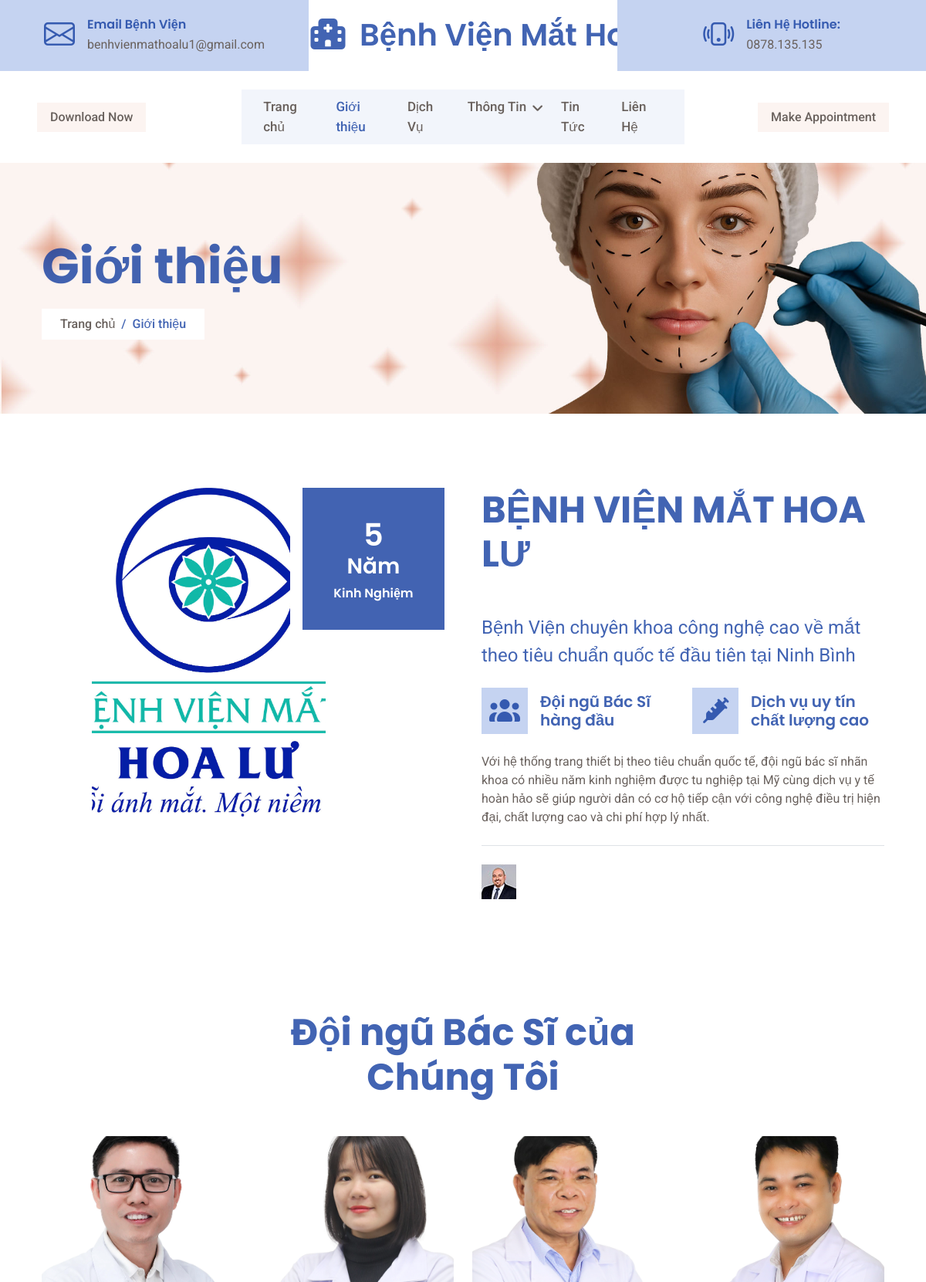
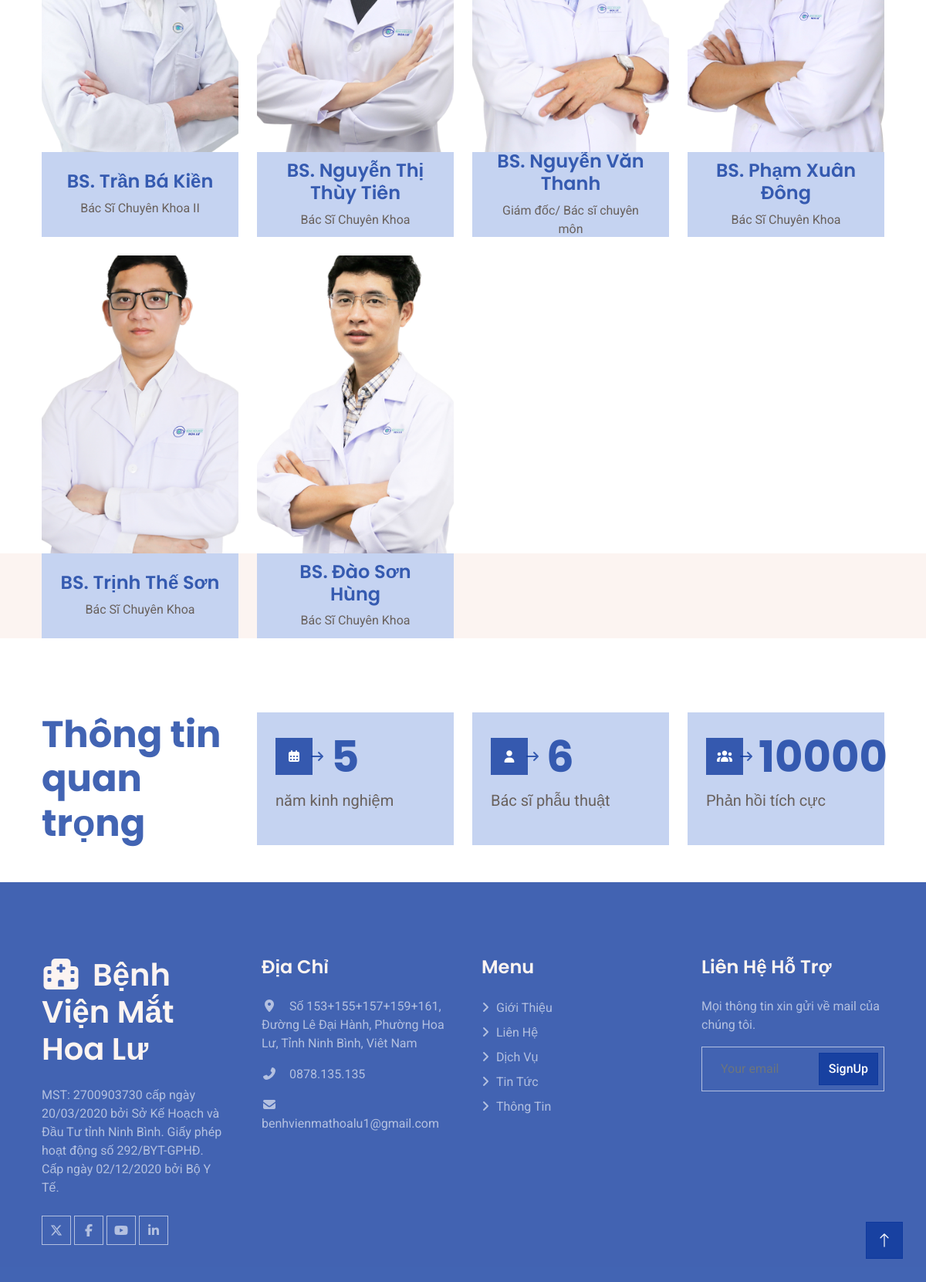
Page /about.php on the committed database (2 pictures, top to bottom).
### tables this page shows
CREATE TABLE `nhanvien` (
  `id_nv` int(10) NOT NULL,
  `tennhanvien` varchar(255) NOT NULL,
  `chucvu` varchar(255) NOT NULL,
  `gioitinh` varchar(50) NOT NULL,
  `img_nv` varchar(255) NOT NULL
);

### about.php (the view, shortened to what this page needs)
<?php
require "./header.php";
include "./admin/login.php";
?>
<body>
  <?php include "./container_header.php"?>
    <nav class="navbar navbar-expand-lg bg-white navbar-light sticky-top py-4 px-4 px-lg-5">
        <div class="d-none d-lg-flex w-25">
            <a href="https://themewagon.com/themes/plasery" class="btn btn-light px-3">Download Now</a>
        </div>
        <div class="collapse navbar-collapse" id="navbarCollapse">
           <div class="navbar-nav mx-auto py-3 py-lg-0 px-3" style="background-color: #f2f5fb !important;">
                <a href="index.php" class="nav-item nav-link">Trang chủ</a>
                <a href="about.php" class="nav-item nav-link active">Giới thiệu</a>
                <a href="service.php" class="nav-item nav-link">Dịch Vụ</a>
                <div class="nav-item dropdown">
                    <a href="#" class="nav-link dropdown-toggle" data-bs-toggle="dropdown">Thông Tin</a>
                </div>
                <a href="service.php" class="nav-item nav-link">Tin Tức</a>
                <a href="contact.php" class="nav-item nav-link">Liên Hệ</a>
            </div>
        </div>
        <div class="d-none d-lg-block w-25 text-end">
            <a href="#" class="btn btn-light px-3">Make Appointment</a>
        </div>
    </nav>
    <div class="container-fluid page-header py-5 mb-5 wow fadeIn" data-wow-delay="0.1s">
        <div class="container py-5">
            <h1 class="display-3 mb-3">Giới thiệu</h1>
            <nav aria-label="breadcrumb">
                <ol class="breadcrumb d-inline-flex justify-content-start bg-white px-4 py-2 mb-0">
                    <li class="breadcrumb-item"><a href="#">Trang chủ</a></li>
                    <li class="breadcrumb-item active" aria-current="page">Giới thiệu</li>
                </ol>
            </nav>
        </div>
    </div>
    <div class="container-xxl py-5">
        <div class="container">
            <div class="row g-5">
                <div class="col-lg-6 wow fadeInUp" data-wow-delay="0.1s">
                    <div class="position-relative overflow-hidden h-100" style="min-height: 400px;">
                        <img class="position-absolute" src="img/logo.jpg" alt=""
                            style="object-fit: cover;
                            width: 58%;
                                height: 80%;
                                margin-left: 65px;">
                        <div class="position-absolute top-0 end-0 bg-white ps-3 pb-3"
                            style="width: 200px; height: 200px;">
                            <div class="d-flex flex-column justify-content-center text-center bg-primary h-100 p-3">
                                <h1 class="text-white mb-0" data-toggle="counter-up">5</h1>
                                <h3 style="color: #fff;">Năm</h3>
                                <h6 class="mb-0" style="color: #fff;">Kinh Nghiệm</h6>
                            </div>
                        </div>
                    </div>
                </div>
                <div class="col-lg-6 wow fadeInUp" data-wow-delay="0.5s">
                    <div class="h-100">
                        <h1 class="display-5 mb-5">BỆNH VIỆN MẮT HOA LƯ</h1>
                        <p class="fs-4 text-primary mb-4">Bệnh Viện chuyên khoa công nghệ cao về mắt theo tiêu chuẩn quốc tế đầu tiên tại Ninh Bình</p>
                        <div class="row g-4 mb-4">
                            <div class="col-sm-6">
                                <div class="d-flex align-items-center">
                                    <div class="flex-shrink-0 btn-lg-square bg-light text-primary me-3"
                                        style="width: 60px; height: 60px;">
                                        <i class="fa fa-users fa-2x"></i>
                                    </div>
                                    <h5 class="mb-0">Đội ngũ Bác Sĩ hàng đầu</h5>
                                </div>
                            </div>
                            <div class="col-sm-6">
                                <div class="d-flex align-items-center">
                                    <div class="flex-shrink-0 btn-lg-square bg-light text-primary me-3"
                                        style="width: 60px; height: 60px;">
                                        <i class="fa fa-syringe fa-2x"></i>
                                    </div>
                                    <h5 class="mb-0">Dịch vụ uy tín chất lượng cao</h5>
                                </div>
                            </div>
                        </div>
                        <p class="mb-4">Với hệ thống trang thiết bị theo tiêu chuẩn quốc tế, đội ngũ bác sĩ nhãn khoa có nhiều năm kinh nghiệm được tu nghiệp tại Mỹ
                            cùng dịch vụ y tế hoàn hảo sẽ giúp người dân có cơ hộ tiếp cận với công nghệ điều trị hiện đại, chất lượng cao và chi phí hợp lý nhất.</p>
                        <div class="border-top mt-4 pt-4">
                            <div class="d-flex align-items-center">
                                <img class="flex-shrink-0 me-3" src="img/profile.jpg" alt="">
                                <h5 class="mb-0" style="color: #fff;">Liên hệ chúng tôi: 0878.135.135</h5>
                            </div>
                        </div>
                    </div>
                </div>
            </div>
        </div>
    </div>
    <div class="container-fluid team py-5">
        <div class="container pt-5">
            <div class="text-center mx-auto wow fadeInUp" data-wow-delay="0.1s" style="max-width: 500px;">
                <h1 class="display-5 mb-5">Đội ngũ Bác Sĩ của Chúng Tôi</h1>
            </div>
            <div class="row g-4">
                <?php
                $sql = "select * from nhanvien";
                $result = mysqli_query($conn, $sql);
                while ($row = mysqli_fetch_assoc($result)) {
                ?>
                    <div class="col-lg-3 col-md-6 wow fadeInUp" data-wow-delay="0.3s">
                        <div class="team-item bg-light">
                            <div class="overflow-hidden">
                                <img class="img-fluid" src="img/bs/<?php echo $row['img_nv']?>" alt="">
                            </div>
                            <div class="team-text text-center px-4">
                                <h4>BS. <?php echo $row['tennhanvien']; ?></h4>
                                <span><?php echo $row['chucvu']; ?></span>
                            </div>
                        </div>
                    </div>
                <?php
                }
                ?>
            </div>
        </div>
    </div>
    <div class="container-fluid py-5">
        <div class="container">
            <div class="row g-4">
                <div class="col-md-12 col-lg-3 wow fadeInUp" data-wow-delay="0.1s">
                    <h1 class="display-5 mb-4 mb-lg-0">Thông tin quan trọng</h1>
                </div>
                <div class="col-md-4 col-lg-3 wow fadeInUp" data-wow-delay="0.3s">
                    <div class="bg-light h-100 p-4">
                        <div class="d-flex align-items-center mb-2">
                            <div class="flex-shrink-0 btn-lg-square bg-primary">
                                <i class="fa fa-calendar-alt text-white"></i>
                            </div>
                            <i class="fa fa-arrow-right text-primary ms-n1 me-2"></i>
                            <h1 class="display-4 mb-0" data-toggle="counter-up">5</h1>
                        </div>
                        <span class="fs-5">năm kinh nghiệm</span>
                    </div>
                </div>
                <div class="col-md-4 col-lg-3 wow fadeInUp" data-wow-delay="0.5s">
                    <div class="bg-light h-100 p-4">
                        <div class="d-flex align-items-center mb-2">
                            <div class="flex-shrink-0 btn-lg-square bg-primary">
                                <i class="fa fa-user text-white"></i>
                            </div>
                            <i class="fa fa-arrow-right text-primary ms-n1 me-2"></i>
                            <h1 class="display-4 mb-0" data-toggle="counter-up">6</h1>
                        </div>
                        <span class="fs-5">Bác sĩ phẫu thuật</span>
                    </div>
                </div>
                <div class="col-md-4 col-lg-3 wow fadeInUp" data-wow-delay="0.7s">
                    <div class="bg-light h-100 p-4">
                        <div class="d-flex align-items-center mb-2">
                            <div class="flex-shrink-0 btn-lg-square bg-primary">
                                <i class="fa fa-users text-white"></i>
                            </div>
                            <i class="fa fa-arrow-right text-primary ms-n1 me-2"></i>
                            <h1 class="display-4 mb-0" data-toggle="counter-up">10000</h1>
                        </div>
                        <span class="fs-5">Phản hồi tích cực</span>
                    </div>
                </div>
            </div>
        </div>
    </div>
      <?php include "./footer.php"?>
    <a href="#" class="btn btn-lg btn-primary btn-lg-square back-to-top"><i class="bi bi-arrow-up"></i></a>
</body>
</html>

### css/style.css (style rules this page uses)
.back-to-top { position: fixed; display: none; right: 30px; bottom: 30px; z-index: 99; }
.btn { transition: .5s; }
.btn.btn-primary, .btn.btn-outline-primary:hover, .btn.btn-dark, .btn.btn-outline-dark:hover { color: var(--bs-white); font-weight: 500; }
.btn-lg-square { width: 48px; height: 48px; }
.btn-square, .btn-sm-square, .btn-lg-square { padding: 0; display: flex; align-items: center; justify-content: center; font-weight: normal; }
.navbar.sticky-top { top: -100px; transition: .5s; }
.navbar .navbar-nav .nav-link { margin: 0 12px; padding: 10px 0; color: var(--bs-secondery); font-size: 17px; font-weight: 500; outline: none; }
.navbar .navbar-nav .nav-link:hover, .navbar .navbar-nav .nav-link.active { color: var(--bs-primary); }
.navbar .dropdown-toggle::after { border: none; content: "\f107"; font-family: "Font Awesome 5 Free"; font-weight: 900; vertical-align: middle; margin-left: 8px; }
.navbar .btn-light { font-weight: 500; color: var(--bs-secondery); }
.page-header { background: url(../img/hero.jpg) center right no-repeat; background-size: cover; }
.page-header .breadcrumb-item, .page-header .breadcrumb-item a { font-weight: 500; }
.page-header .breadcrumb-item a, .page-header .breadcrumb-item+.breadcrumb-item::before { color: var(--bs-secondery) }
.page-header .breadcrumb-item a:hover, .page-header .breadcrumb-item.active { color: var(--bs-primary); }
.team { position: relative; }
.team::after { position: absolute; content: ""; width: 100%; height: 110px; left: 0; bottom: 3rem; background: var(--bs-light); z-index: -1; }
.team .team-item { position: relative; overflow: hidden; }
.team .team-item img { position: relative; transform: scale(1.1); transition: .5s; }
.team .team-text { height: 110px; display: flex; flex-direction: column; justify-content: center; }

### rows in the picture
nhanvien: img_nv (picture), tennhanvien "Trần Bá Kiền", chucvu "Bác Sĩ Chuyên Khoa II"
nhanvien: img_nv (picture), tennhanvien "Nguyễn Thị Thùy Tiên", chucvu "Bác Sĩ Chuyên Khoa"
nhanvien: img_nv (picture), tennhanvien "Nguyễn Văn Thanh", chucvu "Giám đốc/ Bác sĩ chuyên môn"
nhanvien: img_nv (picture), tennhanvien "Phạm Xuân Đông", chucvu "Bác Sĩ Chuyên Khoa"
nhanvien: img_nv (picture), tennhanvien "Trịnh Thế Sơn", chucvu "Bác Sĩ Chuyên Khoa"
nhanvien: img_nv (picture), tennhanvien "Đào Sơn Hùng", chucvu "Bác Sĩ Chuyên Khoa"
